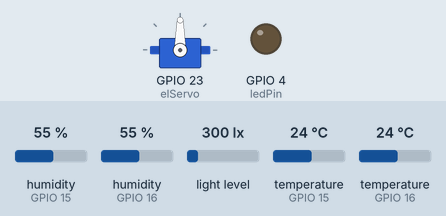
Recording of a sketch running on a simulated ESP32. Shown: servo, output pins drawn as LEDs (lit = HIGH). The test bench sets the inputs (shaded band); at power-on: humidity (sensors on GPIO 15, GPIO 16) 55 %, light level 300 lx, temperature (sensors on GPIO 15, GPIO 16) 24 °C. WiFi joins after 1.5 s; servers stay silent unless stated; random numbers use the default seed unless the sketch sets one; what the sketch prints to the serial monitor is not drawn.

Above: at 2.1 s.
At 32.3 s:
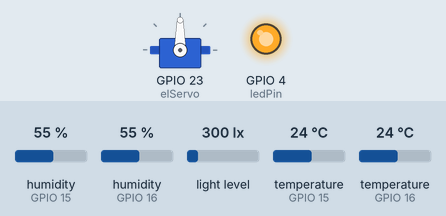
Timing chart, 0 to 33.8 s (numbered marks = the images above):
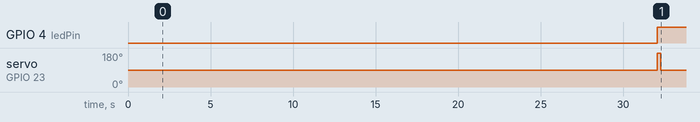

The sketch:

Codigo_Del_Proyecto.ino
```cpp
#include <Wire.h>
#include <BH1750.h>
#include <DHT.h>
#include <Arduino.h>
#include <ArduinoJson.h>
#include <WiFi.h>
#include <WiFiUdp.h>
#include <ESP32Servo.h>

BH1750 lightMeter(0x23);
DHT dht1(15, DHT11);
DHT dht2(16, DHT11);
Servo elServo;
const int ledPin = 4;//2; (Estaba en el 2 pero parece que se fundió el del azul del ESP32)
bool countServo = false;
int rInf = 75;
int rSup = 90;

const char *ssid = "Politecnica";//"Joss Inifix";//"paco"; //"Tiburoncin 2";
const char *password = "";//"JossPatoo";//"charmander04"; //"RcBaR135";
const char *serverIP = "10.11.0.220";//"192.168.125.198";//"192.168.50.198"; //"192.168.0.34";//"44.196.3.52";
const int serverPort = 7000;
WiFiUDP udp;

void setup(){
    Serial.begin(9600);

    Serial.println("Iniciando ...");
    WiFi.begin(ssid, password);
    Serial.print("Conectando a la red Wi-Fi...");
    while (WiFi.status() != WL_CONNECTED){
        delay(1000);
        Serial.print(".");
    }
    Serial.println("\nConexión Wi-Fi establecida!");

    Wire.begin();
    pinMode(ledPin, OUTPUT);
    if (lightMeter.begin(BH1750::CONTINUOUS_HIGH_RES_MODE)){Serial.println(F("Sensor BH1750 iniciado"));}
    else{Serial.println(F("Error al iniciar el sensor BH1750"));}
    dht1.begin();
    dht2.begin();
    elServo.attach(23);
}

void loop(){
    delay(30000);//30s
    float lux = lightMeter.readLightLevel();
    float humedad1 = dht1.readHumidity();
    float temperatura1 = dht1.readTemperature();
    float humedad2 = dht2.readHumidity();
    float temperatura2 = dht2.readTemperature();
    //Aqui iria la lectura de CO2 si tuviera una sola direccion

    if (lux < 0){Serial.println("Error al leer los datos del sensor BH1750");}
    else{
        if (lux < 400){digitalWrite(ledPin, HIGH);}
        else{digitalWrite(ledPin, LOW);}
    }
    if (isnan(humedad1) || isnan(temperatura1) || isnan(humedad2) || isnan(temperatura2)){
        Serial.println("Error al leer los sensores DHT11");
        return;
    }
    float humMedia = (humedad1 + humedad2) / 2.0;
    float tempMedia = (temperatura1 + temperatura2) / 2.0;
    int rndCO2 = random(400, 451);//Remplazamos Las lecturas del sensor de CO2 por una funcion con valores random
    int rndmCO2 = random(450, 501);
    int rdmCO2 = (rndCO2 + rndmCO2)/2;

    //Aqui se construye el JSON
    StaticJsonDocument<200> jsonDocument;
        jsonDocument["luxometer"] = lux;
        jsonDocument["temperature"] = tempMedia;
        jsonDocument["humidity"] = humMedia;
        jsonDocument["co2"] = rdmCO2;
        jsonDocument["container_id"] = 1;

    //Serializar el objeto JSON       serializeJsonPretty(jsonDocument, Serial); (tambien sirve)
    String jsonString;
    serializeJson(jsonDocument, jsonString);
    udp.beginPacket(serverIP, serverPort);
    udp.print(jsonString);
    udp.endPacket();
    Serial.println(jsonString);


    if (humMedia <= rInf && !countServo){
        elServo.write(180);  delay(200);  elServo.write(90);
        countServo = true;//Los textos se imprimen nada mas para ver por donde esta pasando lo del servo
    }else if (humMedia <= rInf && countServo){//Serial.println("Aspersor encendido, humedad inferior");
    }else if (humMedia > rInf && humMedia <= rSup){//Serial.println("Humedad estable");
    }else if (humMedia > rSup && countServo){//Serial.println("Humedad máxima superada, aspersor en modo de espera:");
        elServo.write(180);  delay(200);  elServo.write(90);  //Serial.println("Aspersor se apaga.");
        elServo.write(180);  delay(200);  elServo.write(90);
        countServo = false;
    }else if (humMedia > rSup && !countServo){//Serial.println("Humedad superior, Aspersor apagado");
    }else{//Serial.println("Hay un problema");
    }Serial.println("");
}
```

Measured:
- by itself, GPIO 4 (ledPin): LOW → HIGH at 32.1 s
- by itself, servo on GPIO 23 (elServo): 90° → 180° at 32.1 s, → 90° 0.20 s later
